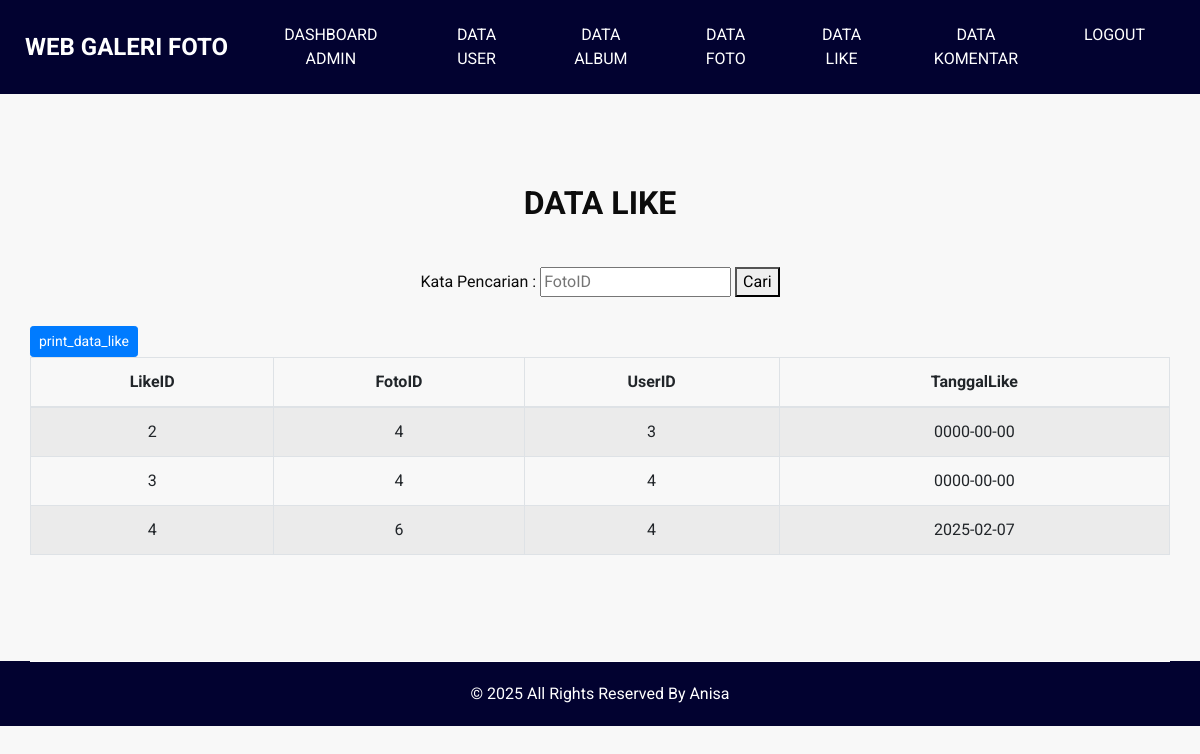
/data_like.php (signed in), run on the app's committed database.
### tables this page shows
CREATE TABLE `likefoto` (
  `LikeID` int(11) NOT NULL,
  `FotoID` int(11) NOT NULL,
  `UserID` int(11) NOT NULL,
  `TanggalLike` date NOT NULL
);

### data_like.php (the view, shortened to what this page needs)
<!DOCTYPE html>
<html>
<head>
  <link rel="stylesheet" type="text/css" href="css/bootstrap.css" />
  <link href="css/font-awesome.min.css" rel="stylesheet" />
  <link href="css/style.css" rel="stylesheet" />
  <link href="css/responsive.css" rel="stylesheet" />
</head>
<body class="sub_page">
  <div class="hero_area">
    <header class="header_section">
      <div class="container-fluid">
        <nav class="navbar navbar-expand-lg custom_nav-container ">
          <a class="navbar-brand" href="index.php">
            <span>WEB GALERI FOTO </span>
          </a>
         <div class="collapse navbar-collapse" id="navbarSupportedContent">
            <ul class="navbar-nav  ml-auto">
              <li class="nav-item ">
            <a class="nav-link" href="dashboard_admin.php">Dashboard Admin</a>
            </li>
            <li class="nav-item">
            <a class="nav-link" href="data_user.php">Data User</a>
            </li>
            <li class="nav-item ">
            <a class="nav-link" href="data_album.php">Data Album</a>
            </li>
            <li class="nav-item">
            <a class="nav-link" href="data_foto.php">Data Foto</a>
            </li>
            <li class="nav-item ">
            <a class="nav-link" href="data_like.php">Data Like</a>
            </li>
            <li class="nav-item">
            <a class="nav-link" href="data_komentar.php">Data Komentar</a>
            </li>
            <li class="nav-item">
            <a class="nav-link" href="logout.php">Logout</a>
            </li>
          </ul>
        </div>
      </nav>
    </div>
    </header>
    </div>
    <section class="contact_section layout_padding">
    <div class="container">
      <div class="heading_container heading_center">
        <h2>DATA LIKE</h2>
      </div>
	   <div class="row">
        <div class="col-md-12">
		  <form method="GET" action="" style="text-align: center;">
			<label>Kata Pencarian : </label>
			<input type="text" name="kata_cari" value="<?php if(isset($_GET['kata_cari'])) { echo $_GET['kata_cari']; } ?>" placeholder="FotoID" />
			<button type="submit">Cari</button>
		  </form>
		  <br>
		  <table id="example1" class="table table-bordered table-striped" border=1 align="center" width="60%">
		  <thead align="center">
			<tr>
			  <th>LikeID</th>
			  <th>FotoID</th>
			  <th>UserID</th>
			  <th>TanggalLike</th>
			</tr>
			<a href = "print_data_like.php" class="btn btn-sm btn-primary">print_data_like</a>
		  </thead>
		  <tbody  align="center">
			<?php
			include('koneksi.php');
				if(isset($_GET['kata_cari'])) {
					$kata_cari = $_GET['kata_cari'];
					$query = "SELECT * FROM likefoto WHERE FotoID like '%".$kata_cari."%'  ORDER BY LikeID ASC";
				} else {
					$query = "SELECT * FROM likefoto ORDER BY LikeID ASC";
				}
				$result = mysqli_query($koneksi, $query);
				while ($data = mysqli_fetch_assoc($result)) {
			?>
			<tr>
				<td><?php echo $data['LikeID']; ?></td>
				<td><?php echo $data['FotoID']; ?></td>
				<td><?php echo $data['UserID']; ?></td>
				<td><?php echo $data['TanggalLike']; ?></td>
			</tr>
			<?php
			  }
			?>
		  </tbody>
		  </table>
		</div>
	  </div>
    </div>
  </section>
  <footer class="footer_section">
    <div class="container">
      <p>
        &copy; <span id="displayYear"></span> All Rights Reserved By
        <a href="https://html.design/">Anisa</a>
      </p>
    </div>
  </footer>
</body>
</html>

### css/style.css (style rules this page uses)
body { font-family: "Roboto", sans-serif; color: #0c0c0c; background-color: #f8f8f8; overflow-x: hidden; }
.layout_padding { padding: 90px 0; }
.heading_container { display: -webkit-box; display: -ms-flexbox; display: flex; -webkit-box-orient: vertical; -webkit-box-direction: normal; -ms-flex-direction: column; flex-direction: column; -webkit-box-align: start; -ms-flex-align: start; align-items: flex-start; }
.heading_container h2 { position: relative; font-weight: bold; margin: 0; }
.heading_container.heading_center { -webkit-box-align: center; -ms-flex-align: center; align-items: center; text-align: center; }
a, a:hover, a:focus { text-decoration: none; }
.btn, .btn:focus { outline: none !important; -webkit-box-shadow: none; box-shadow: none; }
.hero_area { position: relative; background-color: #020230; min-height: 100vh; display: -webkit-box; display: -ms-flexbox; display: flex; -webkit-box-orient: vertical; -webkit-box-direction: normal; -ms-flex-direction: column; flex-direction: column; }
.sub_page .hero_area { min-height: auto; }
.header_section .container-fluid { padding-right: 25px; padding-left: 25px; }
.navbar-brand span { font-weight: bold; color: #ffffff; font-size: 24px; text-transform: uppercase; }
.custom_nav-container { padding: 10px 0; }
.custom_nav-container .navbar-nav .nav-item .nav-link { padding: 3px 15px; margin: 10px 15px; color: #ffffff; text-align: center; text-transform: uppercase; }
.contact_section { position: relative; }
.contact_section .heading_container { margin-bottom: 45px; }
.footer_section { position: relative; background-color: #020230; text-align: center; }
.footer_section p { color: #ffffff; padding: 20px 0; margin: 0; border-top: 1px solid #ffffff; }
.footer_section p a { color: inherit; }

### css/responsive.css (style rules this page uses)
@media (min-width: 1200px) { .container { max-width: 1170px; } }

### data on the page
likefoto: LikeID "2", FotoID "4", UserID "3", TanggalLike "0000-00-00"
likefoto: LikeID "3", FotoID "4", UserID "4", TanggalLike "0000-00-00"
likefoto: LikeID "4", FotoID "6", UserID "4", TanggalLike "2025-02-07"
